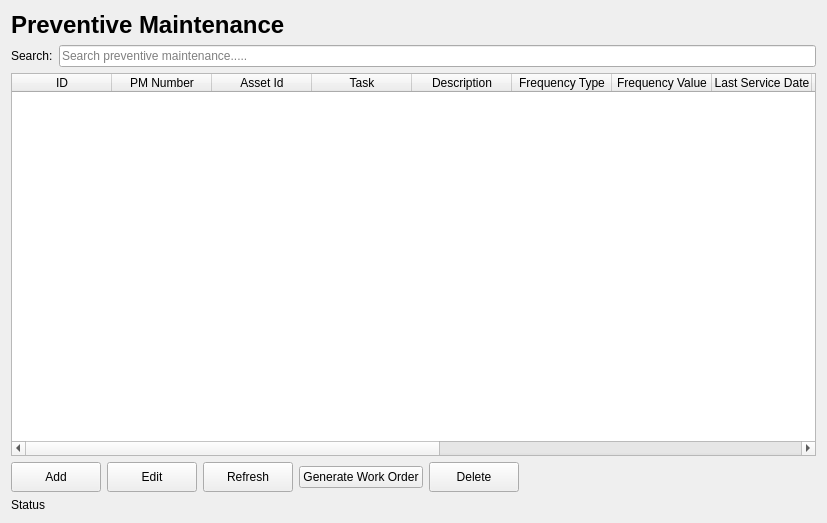
<?xml version="1.0" encoding="UTF-8"?>
<ui version="4.0">
 <class>PMWindow</class>
 <widget class="QWidget" name="PMWindow">
  <property name="geometry">
   <rect>
    <x>0</x>
    <y>0</y>
    <width>827</width>
    <height>523</height>
   </rect>
  </property>
  <property name="windowTitle">
   <string>Preventive Maintenance Window</string>
  </property>
  <layout class="QVBoxLayout" name="verticalLayout">
   <item>
    <widget class="QLabel" name="lblPMTitle">
     <property name="font">
      <font>
       <pointsize>18</pointsize>
       <bold>true</bold>
      </font>
     </property>
     <property name="text">
      <string>Preventive Maintenance</string>
     </property>
    </widget>
   </item>
   <item>
    <layout class="QHBoxLayout" name="horizontalLayout">
     <item>
      <widget class="QLabel" name="lblSearch">
       <property name="text">
        <string>Search:</string>
       </property>
      </widget>
     </item>
     <item>
      <widget class="QLineEdit" name="txtSearch">
       <property name="placeholderText">
        <string>Search preventive maintenance.....</string>
       </property>
      </widget>
     </item>
    </layout>
   </item>
   <item>
    <widget class="QTableWidget" name="tblPM">
     <property name="alternatingRowColors">
      <bool>true</bool>
     </property>
     <property name="sortingEnabled">
      <bool>true</bool>
     </property>
     <property name="wordWrap">
      <bool>false</bool>
     </property>
     <attribute name="verticalHeaderVisible">
      <bool>false</bool>
     </attribute>
     <column>
      <property name="text">
       <string>ID</string>
      </property>
     </column>
     <column>
      <property name="text">
       <string>PM Number</string>
      </property>
     </column>
     <column>
      <property name="text">
       <string>Asset Id</string>
      </property>
     </column>
     <column>
      <property name="text">
       <string>Task</string>
      </property>
     </column>
     <column>
      <property name="text">
       <string>Description</string>
      </property>
     </column>
     <column>
      <property name="text">
       <string>Frequency Type</string>
      </property>
     </column>
     <column>
      <property name="text">
       <string>Frequency Value</string>
      </property>
     </column>
     <column>
      <property name="text">
       <string>Last Service Date</string>
      </property>
     </column>
     <column>
      <property name="text">
       <string>Next Due Date</string>
      </property>
     </column>
     <column>
      <property name="text">
       <string>Estimated Hours</string>
      </property>
     </column>
     <column>
      <property name="text">
       <string>Estimated Cost</string>
      </property>
     </column>
     <column>
      <property name="text">
       <string>Priority</string>
      </property>
     </column>
     <column>
      <property name="text">
       <string>Active</string>
      </property>
     </column>
     <column>
      <property name="text">
       <string>Notes</string>
      </property>
     </column>
     <column>
      <property name="text">
       <string>Created At</string>
      </property>
     </column>
    </widget>
   </item>
   <item>
    <layout class="QHBoxLayout" name="horizontalLayout_2">
     <item>
      <widget class="QPushButton" name="btnAdd">
       <property name="minimumSize">
        <size>
         <width>90</width>
         <height>30</height>
        </size>
       </property>
       <property name="text">
        <string>Add</string>
       </property>
      </widget>
     </item>
     <item>
      <widget class="QPushButton" name="btnEdit">
       <property name="minimumSize">
        <size>
         <width>90</width>
         <height>30</height>
        </size>
       </property>
       <property name="text">
        <string>Edit</string>
       </property>
      </widget>
     </item>
     <item>
      <widget class="QPushButton" name="btnRefresh">
       <property name="minimumSize">
        <size>
         <width>90</width>
         <height>30</height>
        </size>
       </property>
       <property name="text">
        <string>Refresh</string>
       </property>
      </widget>
     </item>
     <item>
      <widget class="QPushButton" name="btnGenerateWorkOrder">
       <property name="text">
        <string>Generate Work Order</string>
       </property>
      </widget>
     </item>
     <item>
      <widget class="QPushButton" name="btnDelete">
       <property name="minimumSize">
        <size>
         <width>90</width>
         <height>30</height>
        </size>
       </property>
       <property name="text">
        <string>Delete</string>
       </property>
      </widget>
     </item>
     <item>
      <spacer name="horizontalSpacer">
       <property name="orientation">
        <enum>Qt::Orientation::Horizontal</enum>
       </property>
       <property name="sizeHint" stdset="0">
        <size>
         <width>40</width>
         <height>20</height>
        </size>
       </property>
      </spacer>
     </item>
    </layout>
   </item>
   <item>
    <widget class="QLabel" name="lblStatus">
     <property name="text">
      <string>Status</string>
     </property>
    </widget>
   </item>
  </layout>
 </widget>
 <resources/>
 <connections/>
</ui>
